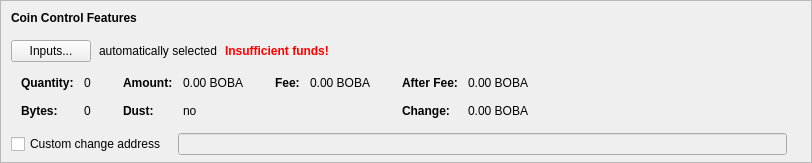
    <widget class="QFrame" name="frameCoinControl">
     <property name="sizePolicy">
      <sizepolicy hsizetype="Expanding" vsizetype="Expanding">
       <horstretch>0</horstretch>
       <verstretch>0</verstretch>
      </sizepolicy>
     </property>
     <property name="maximumSize">
      <size>
       <width>16777215</width>
       <height>16777215</height>
      </size>
     </property>
     <property name="frameShape">
      <enum>QFrame::StyledPanel</enum>
     </property>
     <property name="frameShadow">
      <enum>QFrame::Sunken</enum>
     </property>
     <layout class="QVBoxLayout" name="verticalLayoutCoinControl2">
      <property name="spacing">
       <number>0</number>
      </property>
      <property name="leftMargin">
       <number>0</number>
      </property>
      <property name="topMargin">
       <number>0</number>
      </property>
      <property name="rightMargin">
       <number>0</number>
      </property>
      <property name="bottomMargin">
       <number>6</number>
      </property>
      <item>
       <layout class="QVBoxLayout" name="verticalLayoutCoinControl" stretch="0,0,0,0,1">
        <property name="spacing">
         <number>0</number>
        </property>
        <property name="leftMargin">
         <number>10</number>
        </property>
        <property name="topMargin">
         <number>10</number>
        </property>
        <item>
         <layout class="QHBoxLayout" name="horizontalLayoutCoinControl1">
          <property name="bottomMargin">
           <number>15</number>
          </property>
          <item>
           <widget class="QLabel" name="labelCoinControlFeatures">
            <property name="sizePolicy">
             <sizepolicy hsizetype="Preferred" vsizetype="Maximum">
              <horstretch>0</horstretch>
              <verstretch>0</verstretch>
             </sizepolicy>
            </property>
            <property name="font">
             <font>
              <weight>75</weight>
              <bold>true</bold>
             </font>
            </property>
            <property name="styleSheet">
             <string notr="true">font-weight:bold;</string>
            </property>
            <property name="text">
             <string>Coin Control Features</string>
            </property>
           </widget>
          </item>
         </layout>
        </item>
        <item>
         <layout class="QHBoxLayout" name="horizontalLayoutCoinControl2" stretch="0,0,0,0">
          <property name="spacing">
           <number>8</number>
          </property>
          <property name="bottomMargin">
           <number>10</number>
          </property>
          <item>
           <widget class="QPushButton" name="pushButtonCoinControl">
            <property name="styleSheet">
             <string notr="true"/>
            </property>
            <property name="text">
             <string>Inputs...</string>
            </property>
            <property name="autoDefault">
             <bool>false</bool>
            </property>
           </widget>
          </item>
          <item>
           <widget class="QLabel" name="labelCoinControlAutomaticallySelected">
            <property name="text">
             <string>automatically selected</string>
            </property>
            <property name="margin">
             <number>5</number>
            </property>
           </widget>
          </item>
          <item>
           <widget class="QLabel" name="labelCoinControlInsuffFunds">
            <property name="font">
             <font>
              <weight>75</weight>
              <bold>true</bold>
             </font>
            </property>
            <property name="styleSheet">
             <string notr="true">color:red;font-weight:bold;</string>
            </property>
            <property name="text">
             <string>Insufficient funds!</string>
            </property>
            <property name="margin">
             <number>5</number>
            </property>
           </widget>
          </item>
          <item>
           <spacer name="horizontalSpacerCoinControl">
            <property name="orientation">
             <enum>Qt::Horizontal</enum>
            </property>
            <property name="sizeHint" stdset="0">
             <size>
              <width>40</width>
              <height>1</height>
             </size>
            </property>
           </spacer>
          </item>
         </layout>
        </item>
        <item>
         <widget class="QWidget" name="widgetCoinControl" native="true">
          <property name="sizePolicy">
           <sizepolicy hsizetype="Preferred" vsizetype="Preferred">
            <horstretch>0</horstretch>
            <verstretch>0</verstretch>
           </sizepolicy>
          </property>
          <property name="minimumSize">
           <size>
            <width>0</width>
            <height>0</height>
           </size>
          </property>
          <property name="styleSheet">
           <string notr="true"/>
          </property>
          <layout class="QHBoxLayout" name="horizontalLayoutCoinControl5">
           <property name="leftMargin">
            <number>0</number>
           </property>
           <property name="topMargin">
            <number>0</number>
           </property>
           <property name="rightMargin">
            <number>0</number>
           </property>
           <property name="bottomMargin">
            <number>0</number>
           </property>
           <item>
            <layout class="QHBoxLayout" name="horizontalLayoutCoinControl3" stretch="0,0,0,1">
             <property name="spacing">
              <number>20</number>
             </property>
             <property name="topMargin">
              <number>0</number>
             </property>
             <property name="bottomMargin">
              <number>10</number>
             </property>
             <item>
              <layout class="QFormLayout" name="formLayoutCoinControl1">
               <property name="horizontalSpacing">
                <number>10</number>
               </property>
               <property name="verticalSpacing">
                <number>14</number>
               </property>
               <property name="leftMargin">
                <number>10</number>
               </property>
               <property name="topMargin">
                <number>4</number>
               </property>
               <property name="rightMargin">
                <number>6</number>
               </property>
               <item row="0" column="0">
                <widget class="QLabel" name="labelCoinControlQuantityText">
                 <property name="font">
                  <font>
                   <weight>75</weight>
                   <bold>true</bold>
                  </font>
                 </property>
                 <property name="text">
                  <string>Quantity:</string>
                 </property>
                 <property name="margin">
                  <number>0</number>
                 </property>
                </widget>
               </item>
               <item row="0" column="1">
                <widget class="QLabel" name="labelCoinControlQuantity">
                 <property name="cursor">
                  <cursorShape>IBeamCursor</cursorShape>
                 </property>
                 <property name="contextMenuPolicy">
                  <enum>Qt::ActionsContextMenu</enum>
                 </property>
                 <property name="text">
                  <string notr="true">0</string>
                 </property>
                 <property name="margin">
                  <number>0</number>
                 </property>
                 <property name="textInteractionFlags">
                  <set>Qt::LinksAccessibleByMouse|Qt::TextSelectableByKeyboard|Qt::TextSelectableByMouse</set>
                 </property>
                </widget>
               </item>
               <item row="1" column="0">
                <widget class="QLabel" name="labelCoinControlBytesText">
                 <property name="font">
                  <font>
                   <weight>75</weight>
                   <bold>true</bold>
                  </font>
                 </property>
                 <property name="text">
                  <string>Bytes:</string>
                 </property>
                </widget>
               </item>
               <item row="1" column="1">
                <widget class="QLabel" name="labelCoinControlBytes">
                 <property name="cursor">
                  <cursorShape>IBeamCursor</cursorShape>
                 </property>
                 <property name="contextMenuPolicy">
                  <enum>Qt::ActionsContextMenu</enum>
                 </property>
                 <property name="text">
                  <string notr="true">0</string>
                 </property>
                 <property name="textInteractionFlags">
                  <set>Qt::LinksAccessibleByMouse|Qt::TextSelectableByKeyboard|Qt::TextSelectableByMouse</set>
                 </property>
                </widget>
               </item>
              </layout>
             </item>
             <item>
              <layout class="QFormLayout" name="formLayoutCoinControl2">
               <property name="horizontalSpacing">
                <number>10</number>
               </property>
               <property name="verticalSpacing">
                <number>14</number>
               </property>
               <property name="leftMargin">
                <number>6</number>
               </property>
               <property name="topMargin">
                <number>4</number>
               </property>
               <property name="rightMargin">
                <number>6</number>
               </property>
               <item row="0" column="0">
                <widget class="QLabel" name="labelCoinControlAmountText">
                 <property name="font">
                  <font>
                   <weight>75</weight>
                   <bold>true</bold>
                  </font>
                 </property>
                 <property name="text">
                  <string>Amount:</string>
                 </property>
                 <property name="margin">
                  <number>0</number>
                 </property>
                </widget>
               </item>
               <item row="0" column="1">
                <widget class="QLabel" name="labelCoinControlAmount">
                 <property name="cursor">
                  <cursorShape>IBeamCursor</cursorShape>
                 </property>
                 <property name="contextMenuPolicy">
                  <enum>Qt::ActionsContextMenu</enum>
                 </property>
                 <property name="text">
                  <string notr="true">0.00 BOBA</string>
                 </property>
                 <property name="textInteractionFlags">
                  <set>Qt::LinksAccessibleByMouse|Qt::TextSelectableByKeyboard|Qt::TextSelectableByMouse</set>
                 </property>
                </widget>
               </item>
               <item row="1" column="0">
                <widget class="QLabel" name="labelCoinControlLowOutputText">
                 <property name="font">
                  <font>
                   <weight>75</weight>
                   <bold>true</bold>
                  </font>
                 </property>
                 <property name="text">
                  <string>Dust:</string>
                 </property>
                </widget>
               </item>
               <item row="1" column="1">
                <widget class="QLabel" name="labelCoinControlLowOutput">
                 <property name="cursor">
                  <cursorShape>IBeamCursor</cursorShape>
                 </property>
                 <property name="contextMenuPolicy">
                  <enum>Qt::ActionsContextMenu</enum>
                 </property>
                 <property name="text">
                  <string notr="true">no</string>
                 </property>
                 <property name="textInteractionFlags">
                  <set>Qt::LinksAccessibleByMouse|Qt::TextSelectableByKeyboard|Qt::TextSelectableByMouse</set>
                 </property>
                </widget>
               </item>
              </layout>
             </item>
             <item>
              <layout class="QFormLayout" name="formLayoutCoinControl3">
               <property name="horizontalSpacing">
                <number>10</number>
               </property>
               <property name="verticalSpacing">
                <number>14</number>
               </property>
               <property name="leftMargin">
                <number>6</number>
               </property>
               <property name="topMargin">
                <number>4</number>
               </property>
               <property name="rightMargin">
                <number>6</number>
               </property>
               <item row="0" column="0">
                <widget class="QLabel" name="labelCoinControlFeeText">
                 <property name="font">
                  <font>
                   <weight>75</weight>
                   <bold>true</bold>
                  </font>
                 </property>
                 <property name="text">
                  <string>Fee:</string>
                 </property>
                 <property name="margin">
                  <number>0</number>
                 </property>
                </widget>
               </item>
               <item row="0" column="1">
                <widget class="QLabel" name="labelCoinControlFee">
                 <property name="cursor">
                  <cursorShape>IBeamCursor</cursorShape>
                 </property>
                 <property name="contextMenuPolicy">
                  <enum>Qt::ActionsContextMenu</enum>
                 </property>
                 <property name="text">
                  <string notr="true">0.00 BOBA</string>
                 </property>
                 <property name="textInteractionFlags">
                  <set>Qt::LinksAccessibleByMouse|Qt::TextSelectableByKeyboard|Qt::TextSelectableByMouse</set>
                 </property>
                </widget>
               </item>
             </layout>
             </item>
             <item>
              <layout class="QFormLayout" name="formLayoutCoinControl4">
               <property name="horizontalSpacing">
                <number>10</number>
               </property>
               <property name="verticalSpacing">
                <number>14</number>
               </property>
               <property name="leftMargin">
                <number>6</number>
               </property>
               <property name="topMargin">
                <number>4</number>
               </property>
               <property name="rightMargin">
                <number>6</number>
               </property>
               <item row="0" column="0">
                <widget class="QLabel" name="labelCoinControlAfterFeeText">
                 <property name="font">
                  <font>
                   <weight>75</weight>
                   <bold>true</bold>
                  </font>
                 </property>
                 <property name="text">
                  <string>After Fee:</string>
                 </property>
                 <property name="margin">
                  <number>0</number>
                 </property>
                </widget>
               </item>
               <item row="0" column="1">
                <widget class="QLabel" name="labelCoinControlAfterFee">
                 <property name="cursor">
                  <cursorShape>IBeamCursor</cursorShape>
                 </property>
                 <property name="contextMenuPolicy">
                  <enum>Qt::ActionsContextMenu</enum>
                 </property>
                 <property name="text">
                  <string notr="true">0.00 BOBA</string>
                 </property>
                 <property name="textInteractionFlags">
                  <set>Qt::LinksAccessibleByMouse|Qt::TextSelectableByKeyboard|Qt::TextSelectableByMouse</set>
                 </property>
                </widget>
               </item>
               <item row="1" column="0">
                <widget class="QLabel" name="labelCoinControlChangeText">
                 <property name="font">
                  <font>
                   <weight>75</weight>
                   <bold>true</bold>
                  </font>
                 </property>
                 <property name="text">
                  <string>Change:</string>
                 </property>
                </widget>
               </item>
               <item row="1" column="1">
                <widget class="QLabel" name="labelCoinControlChange">
                 <property name="cursor">
                  <cursorShape>IBeamCursor</cursorShape>
                 </property>
                 <property name="contextMenuPolicy">
                  <enum>Qt::ActionsContextMenu</enum>
                 </property>
                 <property name="text">
                  <string notr="true">0.00 BOBA</string>
                 </property>
                 <property name="textInteractionFlags">
                  <set>Qt::LinksAccessibleByMouse|Qt::TextSelectableByKeyboard|Qt::TextSelectableByMouse</set>
                 </property>
                </widget>
               </item>
              </layout>
             </item>
            </layout>
           </item>
          </layout>
         </widget>
        </item>
        <item>
         <layout class="QHBoxLayout" name="horizontalLayoutCoinControl4" stretch="0,0,0">
          <property name="spacing">
           <number>12</number>
          </property>
          <property name="sizeConstraint">
           <enum>QLayout::SetDefaultConstraint</enum>
          </property>
          <property name="topMargin">
           <number>5</number>
          </property>
          <property name="rightMargin">
           <number>5</number>
          </property>
          <item>
           <widget class="QCheckBox" name="checkBoxCoinControlChange">
            <property name="toolTip">
             <string>If this is activated, but the change address is empty or invalid, change will be sent to a newly generated address.</string>
            </property>
            <property name="text">
             <string>Custom change address</string>
            </property>
           </widget>
          </item>
          <item>
           <widget class="QValidatedLineEdit" name="lineEditCoinControlChange">
            <property name="enabled">
             <bool>false</bool>
            </property>
            <property name="sizePolicy">
             <sizepolicy hsizetype="Expanding" vsizetype="Fixed">
              <horstretch>0</horstretch>
              <verstretch>0</verstretch>
             </sizepolicy>
            </property>
           </widget>
          </item>
          <item>
           <widget class="QLabel" name="labelCoinControlChangeLabel">
            <property name="sizePolicy">
             <sizepolicy hsizetype="Preferred" vsizetype="Expanding">
              <horstretch>0</horstretch>
              <verstretch>0</verstretch>
             </sizepolicy>
            </property>
            <property name="minimumSize">
             <size>
              <width>0</width>
              <height>0</height>
             </size>
            </property>
            <property name="text">
             <string/>
            </property>
            <property name="margin">
             <number>3</number>
            </property>
           </widget>
          </item>
         </layout>
        </item>
        <item>
         <spacer name="verticalSpacerCoinControl">
          <property name="orientation">
           <enum>Qt::Vertical</enum>
          </property>
          <property name="sizeHint" stdset="0">
           <size>
            <width>800</width>
            <height>1</height>
           </size>
          </property>
         </spacer>
        </item>
       </layout>
      </item>
     </layout>
    </widget>
